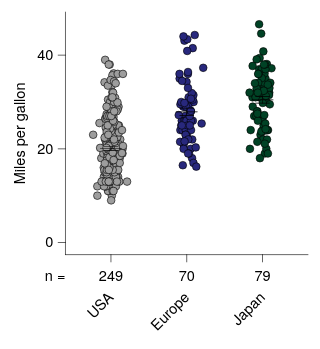

Source (Vega-Lite JSON):
### Vega-Lite specification from a JSON file in a GitHub repository (floating-point values rounded to 4 significant figures; data arrays with more than 128 entries replaced by an {"elided": "..."} marker saying what was removed)
{"background": null, "config": {"arc": {"fill": "#DBDBDB", "fillOpacity": 1.0, "innerRadius": 25.0, "padAngle": 0.03, "stroke": "black", "strokeOpacity": 1, "strokeWidth": 0.25}, "area": {"fill": "#DBDBDB", "fillOpacity": 1.0, "stroke": "black", "strokeOpacity": 1, "strokeWidth": 0.25}, "axis": {"domain": true, "domainCap": "round", "domainColor": "black", "domainWidth": 0.25, "grid": false, "gridCap": "round", "gridColor": "#F1F1F1", "gridDash": [0, 0], "gridOpacity": 1.0, "gridWidth": 0.25, "labelColor": "black", "labelFont": "Helvetica Neue, HelveticaNeue, Helvetica, Arial, sans-serif", "labelFontSize": 6, "labelFontStyle": "normal", "labelFontWeight": 400, "offset": 0, "ticks": true, "tickCap": "round", "tickColor": "black", "tickRound": false, "tickSize": 3.0, "tickWidth": 0.25, "titleColor": "black", "titleFont": "Helvetica Neue, HelveticaNeue, Helvetica, Arial, sans-serif", "titleFontSize": 6, "titleFontStyle": "normal", "titleFontWeight": 400}, "axisX": {"domain": true, "labelAlign": "center", "labelAngle": 0, "labels": true, "ticks": true, "translate": 0}, "axisY": {"domain": true, "labelAlign": "right", "labelAngle": 0, "labels": true, "ticks": true, "translate": 0}, "axisRight": {"domain": true, "labelAlign": "left", "labelAngle": 0, "labels": true, "ticks": true, "translate": 0}, "axisTop": {"domain": true, "labelAlign": "center", "labelAngle": 0, "labels": true, "ticks": true, "translate": 0}, "axisBand": {"tickOffset": 0}, "bar": {"fill": "#DBDBDB", "fillOpacity": 1.0, "stroke": "black", "strokeOpacity": 1, "strokeWidth": 0.25}, "boxplot": {"size": 9.0, "ticks": {"cornerRadius": 0.25, "fill": "black", "opacity": 1, "size": 4.5, "thickness": 0.25}, "box": {"fillOpacity": 1.0, "stroke": "black", "strokeOpacity": 1, "strokeWidth": 0.25}, "median": {"cornerRadius": 0, "fill": "black", "fillOpacity": 1.0, "opacity": 1, "size": 9.0, "thickness": 0.25}, "rule": {"fill": "black", "fillOpacity": 1.0, "size": 10.0, "stroke": "black", "strokeDash": [0, 0], "strokeOpacity": 1, "strokeWidth": 0.25}, "outliers": {"color": "black", "fill": "black", "fillOpacity": 1.0, "size": 0, "stroke": "black", "strokeOpacity": 1, "strokeWidth": 0.25}}, "circle": {"fill": "black", "fillOpacity": 1.0, "size": 1.25, "stroke": null, "strokeOpacity": 1, "strokeWidth": 0.25}, "errorband": {"band": {"fillOpacity": 0.6, "stroke": null, "strokeWidth": 0.25, "strokeOpacity": 1}, "borders": {"opacity": 0, "strokeOpacity": 1, "strokeWidth": 0.25}}, "errorbar": {"opacity": 1, "rule": {"strokeDash": [0, 0], "strokeWidth": 0.25}, "ticks": {"color": "black", "cornerRadius": 0.125, "opacity": 1, "size": 6.0, "thickness": 0.25}, "thickness": 0.25}, "font": "Helvetica Neue, HelveticaNeue, Helvetica, Arial, sans-serif", "geoshape": {"fill": "#DBDBDB", "fillOpacity": 1.0, "stroke": "black", "strokeOpacity": 1, "strokeWidth": 0.25}, "header": {"labelColor": "black", "labelFont": "Helvetica Neue, HelveticaNeue, Helvetica, Arial, sans-serif", "labelFontSize": 6, "labelFontStyle": "normal", "labelFontWeight": 400, "titleColor": "black", "titleFont": "Helvetica Neue, HelveticaNeue, Helvetica, Arial, sans-serif", "titleFontSize": 6, "titleFontStyle": "normal", "titleFontWeight": 400, "titlePadding": 0}, "legend": {"disable": false, "offset": 4.5, "titlePadding": 4, "labelOffset": 2, "gradientLabelOffset": 2, "columnPadding": 4, "rowPadding": 2, "gradientThickness": 5, "gradientOpacity": 1.0, "gradientStrokeColor": "black", "gradientStrokeWidth": 0.25, "labelColor": "black", "labelFont": "Helvetica Neue, HelveticaNeue, Helvetica, Arial, sans-serif", "labelFontSize": 6, "labelFontStyle": "normal", "labelFontWeight": 400, "strokeColor": "black", "strokeWidth": 0, "symbolSize": 36, "symbolStrokeColor": "black", "symbolStrokeWidth": 0.25, "titleColor": "black", "titleFont": "Helvetica Neue, HelveticaNeue, Helvetica, Arial, sans-serif", "titleFontSize": 6, "titleFontStyle": "normal", "titleFontWeight": 400}, "line": {"color": "black", "stroke": "black", "strokeCap": "butt", "strokeDash": [0, 0], "strokeOpacity": 1, "strokeWidth": 0.5}, "point": {"filled": true, "fill": "#DBDBDB", "fillOpacity": 1.0, "size": 5.0, "stroke": "black", "strokeOpacity": 1, "strokeWidth": 0.25}, "range": {"category": ["#9D9D9D", "#28287D", "#004225", "#47266F", "#00605D", "#DBDBDB", "#7983C1", "#6E927B", "#937FB4", "#699A97"], "diverging": {"scheme": ["#4F4265", "#6A5C82", "#85789D", "#A196B7", "#BDB5CE", "#D8D6DD", "#F6F6F6", "#CED8D7", "#9DBFBD", "#75A3A0", "#518683", "#326967", "#164D4B"]}, "heatmap": {"scheme": ["#440154", "#472270", "#433E82", "#38598C", "#2C728E", "#238A8D", "#24A086", "#39B578", "#5DC862", "#96D646", "#CAE02D", "#FDE724"]}, "ordinal": {"scheme": ["#F1F1F1", "#DBDBDB", "#C6C6C6", "#B2B2B2", "#9D9D9D", "#898989", "#767676", "#636363", "#515151", "#404040", "#2F2F2F", "#1F1F1F"]}, "ramp": {"scheme": ["#440154", "#472270", "#433E82", "#38598C", "#2C728E", "#238A8D", "#24A086", "#39B578", "#5DC862", "#96D646", "#CAE02D", "#FDE724"]}}, "rule": {"color": "black", "stroke": "black", "strokeCap": "round", "strokeDash": [2, 2], "strokeOpacity": 1, "strokeWidth": 0.25}, "scale": {"barBandPaddingInner": 0.1, "rectBandPaddingInner": 0, "tickBandPaddingInner": 0.1, "bandPaddingOuter": 0.1, "bandWithNestedOffsetPaddingInner": 0.2, "bandWithNestedOffsetPaddingOuter": 0.2, "offsetBandPaddingInner": 0, "offsetBandPaddingOuter": 0, "continuousPadding": 5.0, "round": false}, "rect": {"fill": "#DBDBDB", "fillOpacity": 1.0, "stroke": "black", "strokeOpacity": 1, "strokeWidth": 0.25}, "square": {"fill": "#DBDBDB", "fillOpacity": 1.0, "size": 10.0, "stroke": "black", "strokeOpacity": 1, "strokeWidth": 0.25}, "text": {"color": "black", "font": "Helvetica Neue, HelveticaNeue, Helvetica, Arial, sans-serif", "fontSize": 6, "fontStyle": "normal", "fontWeight": 400}, "tick": {"color": "black", "cornerRadius": 0.125, "opacity": 1.0, "size": 9.0, "thickness": 0.25}, "title": {"anchor": "middle", "frame": "group", "color": "black", "font": "Helvetica Neue, HelveticaNeue, Helvetica, Arial, sans-serif", "fontSize": 6, "fontStyle": "normal", "fontWeight": 400, "subtitleColor": "black", "subtitleFont": "Helvetica Neue, HelveticaNeue, Helvetica, Arial, sans-serif", "subtitleFontSize": 6, "subtitleFontStyle": "normal", "subtitleFontWeight": 400}, "trail": {"color": "black", "opacity": 1, "size": 0.5}, "view": {"continuousWidth": 100, "continuousHeight": 100, "discreteWidth": 100, "discreteHeight": 100, "fill": null, "stroke": null, "strokeWidth": 0.25}}, "vconcat": [{"layer": [{"data": {"name": "data-5a85ede2053d4aec77293cfb476ae07b"}, "mark": {"type": "circle", "opacity": 1.0, "size": 10.0, "stroke": "black", "strokeOpacity": 1, "strokeWidth": 0.25}, "encoding": {"color": {"field": "Origin", "legend": null, "scale": {"domain": ["USA", "Europe", "Japan"]}, "sort": ["USA", "Europe", "Japan"], "title": null, "type": "nominal"}, "x": {"axis": {"labels": false, "title": null}, "field": "Origin", "scale": {"domain": ["USA", "Europe", "Japan"]}, "sort": ["USA", "Europe", "Japan"], "title": "Origin", "type": "nominal"}, "xOffset": {"field": "jitter_x", "scale": {"domain": [-7.33, 7.33], "range": [5.17, 19.83]}, "type": "quantitative"}, "y": {"field": "Miles_per_Gallon", "title": "Miles per gallon", "type": "quantitative", "scale": {"nice": false}}}}, {"data": {"name": "data-64e7897fd8423deef5c97d660b6d3367"}, "mark": {"type": "errorbar"}, "encoding": {"x": {"axis": {"labels": false, "title": null}, "field": "Origin", "scale": {"domain": ["USA", "Europe", "Japan"]}, "sort": ["USA", "Europe", "Japan"], "title": "Origin", "type": "nominal"}, "y": {"field": "__mean", "title": "Miles per gallon", "type": "quantitative", "scale": {"nice": false}}, "yError": {"field": "__error"}}}, {"data": {"name": "data-64e7897fd8423deef5c97d660b6d3367"}, "mark": {"type": "tick"}, "encoding": {"x": {"axis": {"labels": false, "title": null}, "field": "Origin", "scale": {"domain": ["USA", "Europe", "Japan"]}, "sort": ["USA", "Europe", "Japan"], "title": "Origin", "type": "nominal"}, "y": {"field": "__mean", "title": "Miles per gallon", "type": "quantitative", "scale": {"nice": false}}}}]}, {"layer": [{"data": {"name": "data-0e7b249a640faf8a966f8d4619c70501"}, "mark": {"type": "text", "align": "right", "baseline": "middle", "fontSize": 6}, "encoding": {"text": {"field": "__label", "type": "nominal"}, "x": {"value": 0}, "y": {"axis": null, "field": "__y", "scale": {"domain": [0, 10.0], "nice": false, "padding": 0, "range": [0, 10.0], "zero": false}, "type": "quantitative"}}}, {"data": {"name": "data-75df9c2aaa11273f6e7a94af54e1a647"}, "mark": {"type": "text", "align": "center", "baseline": "middle", "fontSize": 6}, "encoding": {"angle": {"field": "__angle", "scale": null, "type": "quantitative"}, "text": {"field": "__value", "type": "nominal"}, "x": {"axis": {"domain": false, "grid": false, "labels": false, "ticks": false, "title": null}, "field": "__category", "scale": {"domain": ["USA", "Europe", "Japan"]}, "sort": ["USA", "Europe", "Japan"], "type": "nominal"}, "y": {"axis": null, "field": "__y", "scale": {"domain": [0, 10.0], "nice": false, "padding": 0, "range": [0, 10.0], "zero": false}, "type": "quantitative"}}}, {"data": {"name": "data-bc9f3d6464c20a9e6af43ca6b3673666"}, "mark": {"type": "text", "align": "right", "angle": 315, "baseline": "middle", "fontSize": 6}, "encoding": {"text": {"field": "__display", "type": "nominal"}, "x": {"axis": {"domain": false, "grid": false, "labels": false, "ticks": false, "title": null}, "field": "__category", "scale": {"domain": ["USA", "Europe", "Japan"]}, "sort": ["USA", "Europe", "Japan"], "type": "nominal"}, "y": {"value": 12.61}}}], "height": 30.0, "view": {"fill": null, "stroke": null}, "width": 100}], "resolve": {"scale": {"x": "shared"}}, "spacing": 0, "$schema": "https://vega.github.io/schema/vega-lite/v6.4.1.json", "datasets": {"data-5a85ede2053d4aec77293cfb476ae07b": {"elided": "398 records"}, "data-64e7897fd8423deef5c97d660b6d3367": [{"Origin": "USA", "__mean": 20.08, "__error": 0.4058, "__dysonsphere__": 1}, {"Origin": "Japan", "__mean": 30.45, "__error": 0.6852, "__dysonsphere__": 1}, {"Origin": "Europe", "__mean": 27.89, "__error": 0.8037, "__dysonsphere__": 1}], "data-0e7b249a640faf8a966f8d4619c70501": [{"__label": "n =", "__y": 5.0, "__dysonsphere__": 1}], "data-75df9c2aaa11273f6e7a94af54e1a647": [{"__label": "n =", "__category": "USA", "__value": "249", "__y": 5.0, "__angle": 0.0, "__dysonsphere__": 1}, {"__label": "n =", "__category": "Europe", "__value": "70", "__y": 5.0, "__angle": 0.0, "__dysonsphere__": 1}, {"__label": "n =", "__category": "Japan", "__value": "79", "__y": 5.0, "__angle": 0.0, "__dysonsphere__": 1}], "data-bc9f3d6464c20a9e6af43ca6b3673666": [{"__category": "USA", "__display": "USA", "__dysonsphere__": 1}, {"__category": "Europe", "__display": "Europe", "__dysonsphere__": 1}, {"__category": "Japan", "__display": "Japan", "__dysonsphere__": 1}]}}
